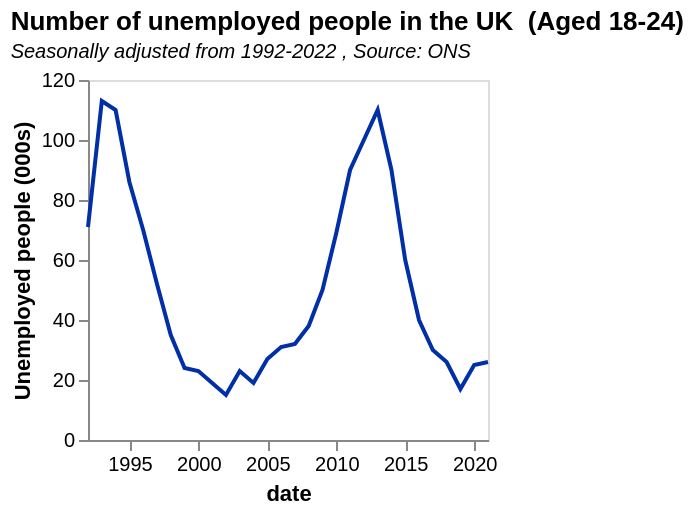

The specification (Vega-Lite) saved for this image:
### Vega-Lite specification from a JSON file in a GitHub repository (floating-point values rounded to 4 significant figures)
{"$schema": "https://vega.github.io/schema/vega-lite/v5.json", "data": {"values": [{"date": "1992", "label": "1992", "month": "", "quarter": "", "sourceDataset": "LMS", "updateDate": "2015-10-13T23:00:00.000Z", "value": "71", "year": "1992"}, {"date": "1993", "label": "1993", "month": "", "quarter": "", "sourceDataset": "LMS", "updateDate": "2015-10-13T23:00:00.000Z", "value": "113", "year": "1993"}, {"date": "1994", "label": "1994", "month": "", "quarter": "", "sourceDataset": "LMS", "updateDate": "2015-10-13T23:00:00.000Z", "value": "110", "year": "1994"}, {"date": "1995", "label": "1995", "month": "", "quarter": "", "sourceDataset": "LMS", "updateDate": "2015-10-13T23:00:00.000Z", "value": "86", "year": "1995"}, {"date": "1996", "label": "1996", "month": "", "quarter": "", "sourceDataset": "LMS", "updateDate": "2015-10-13T23:00:00.000Z", "value": "70", "year": "1996"}, {"date": "1997", "label": "1997", "month": "", "quarter": "", "sourceDataset": "LMS", "updateDate": "2015-10-13T23:00:00.000Z", "value": "52", "year": "1997"}, {"date": "1998", "label": "1998", "month": "", "quarter": "", "sourceDataset": "LMS", "updateDate": "2015-10-13T23:00:00.000Z", "value": "35", "year": "1998"}, {"date": "1999", "label": "1999", "month": "", "quarter": "", "sourceDataset": "LMS", "updateDate": "2015-10-13T23:00:00.000Z", "value": "24", "year": "1999"}, {"date": "2000", "label": "2000", "month": "", "quarter": "", "sourceDataset": "LMS", "updateDate": "2015-10-13T23:00:00.000Z", "value": "23", "year": "2000"}, {"date": "2001", "label": "2001", "month": "", "quarter": "", "sourceDataset": "LMS", "updateDate": "2015-10-13T23:00:00.000Z", "value": "19", "year": "2001"}, {"date": "2002", "label": "2002", "month": "", "quarter": "", "sourceDataset": "LMS", "updateDate": "2015-10-13T23:00:00.000Z", "value": "15", "year": "2002"}, {"date": "2003", "label": "2003", "month": "", "quarter": "", "sourceDataset": "LMS", "updateDate": "2015-10-13T23:00:00.000Z", "value": "23", "year": "2003"}, {"date": "2004", "label": "2004", "month": "", "quarter": "", "sourceDataset": "LMS", "updateDate": "2015-10-13T23:00:00.000Z", "value": "19", "year": "2004"}, {"date": "2005", "label": "2005", "month": "", "quarter": "", "sourceDataset": "LMS", "updateDate": "2015-10-13T23:00:00.000Z", "value": "27", "year": "2005"}, {"date": "2006", "label": "2006", "month": "", "quarter": "", "sourceDataset": "LMS", "updateDate": "2015-10-13T23:00:00.000Z", "value": "31", "year": "2006"}, {"date": "2007", "label": "2007", "month": "", "quarter": "", "sourceDataset": "LMS", "updateDate": "2015-10-13T23:00:00.000Z", "value": "32", "year": "2007"}, {"date": "2008", "label": "2008", "month": "", "quarter": "", "sourceDataset": "LMS", "updateDate": "2015-10-13T23:00:00.000Z", "value": "38", "year": "2008"}, {"date": "2009", "label": "2009", "month": "", "quarter": "", "sourceDataset": "LMS", "updateDate": "2015-10-13T23:00:00.000Z", "value": "50", "year": "2009"}, {"date": "2010", "label": "2010", "month": "", "quarter": "", "sourceDataset": "LMS", "updateDate": "2015-10-13T23:00:00.000Z", "value": "69", "year": "2010"}, {"date": "2011", "label": "2011", "month": "", "quarter": "", "sourceDataset": "LMS", "updateDate": "2015-10-13T23:00:00.000Z", "value": "90", "year": "2011"}, {"date": "2012", "label": "2012", "month": "", "quarter": "", "sourceDataset": "LMS", "updateDate": "2016-05-18T08:30:00.000Z", "value": "100", "year": "2012"}, {"date": "2013", "label": "2013", "month": "", "quarter": "", "sourceDataset": "LMS", "updateDate": "2015-10-13T23:00:00.000Z", "value": "110", "year": "2013"}, {"date": "2014", "label": "2014", "month": "", "quarter": "", "sourceDataset": "LMS", "updateDate": "2015-10-13T23:00:00.000Z", "value": "90", "year": "2014"}, {"date": "2015", "label": "2015", "month": "", "quarter": "", "sourceDataset": "LMS", "updateDate": "2017-05-16T23:00:00.000Z", "value": "60", "year": "2015"}, {"date": "2016", "label": "2016", "month": "", "quarter": "", "sourceDataset": "LMS", "updateDate": "2017-05-16T23:00:00.000Z", "value": "40", "year": "2016"}, {"date": "2017", "label": "2017", "month": "", "quarter": "", "sourceDataset": "LMS", "updateDate": "2018-02-21T00:00:00.000Z", "value": "30", "year": "2017"}, {"date": "2018", "label": "2018", "month": "", "quarter": "", "sourceDataset": "LMS", "updateDate": "2019-02-19T00:00:00.000Z", "value": "26", "year": "2018"}, {"date": "2019", "label": "2019", "month": "", "quarter": "", "sourceDataset": "LMS", "updateDate": "2020-02-18T00:00:00.000Z", "value": "17", "year": "2019"}, {"date": "2020", "label": "2020", "month": "", "quarter": "", "sourceDataset": "LMS", "updateDate": "2021-07-14T23:00:00.000Z", "value": "25", "year": "2020"}, {"date": "2021", "label": "2021", "month": "", "quarter": "", "sourceDataset": "LMS", "updateDate": "2022-02-15T00:00:00.000Z", "value": "26", "year": "2021"}], "format": {"parse": {"date": "date"}}}, "title": {"text": "Number of unemployed people in the UK  (Aged 18-24) ", "subtitle": "Seasonally adjusted from 1992-2022 , Source: ONS", "subtitleFontStyle": "italic", "subtitleFontSize": 10, "anchor": "start", "color": "black"}, "width": 200, "height": 180, "mark": {"type": "line", "color": "rgb(0,47,167"}, "encoding": {"x": {"field": "date", "type": "temporal", "axis": {"grid": false}}, "y": {"field": "value", "type": "quantitative", "axis": {"grid": false}, "title": "Unemployed people (000s)"}}, "config": {}, "transform": [{"calculate": "datum.Totals/1000", "as": "billions"}]}
